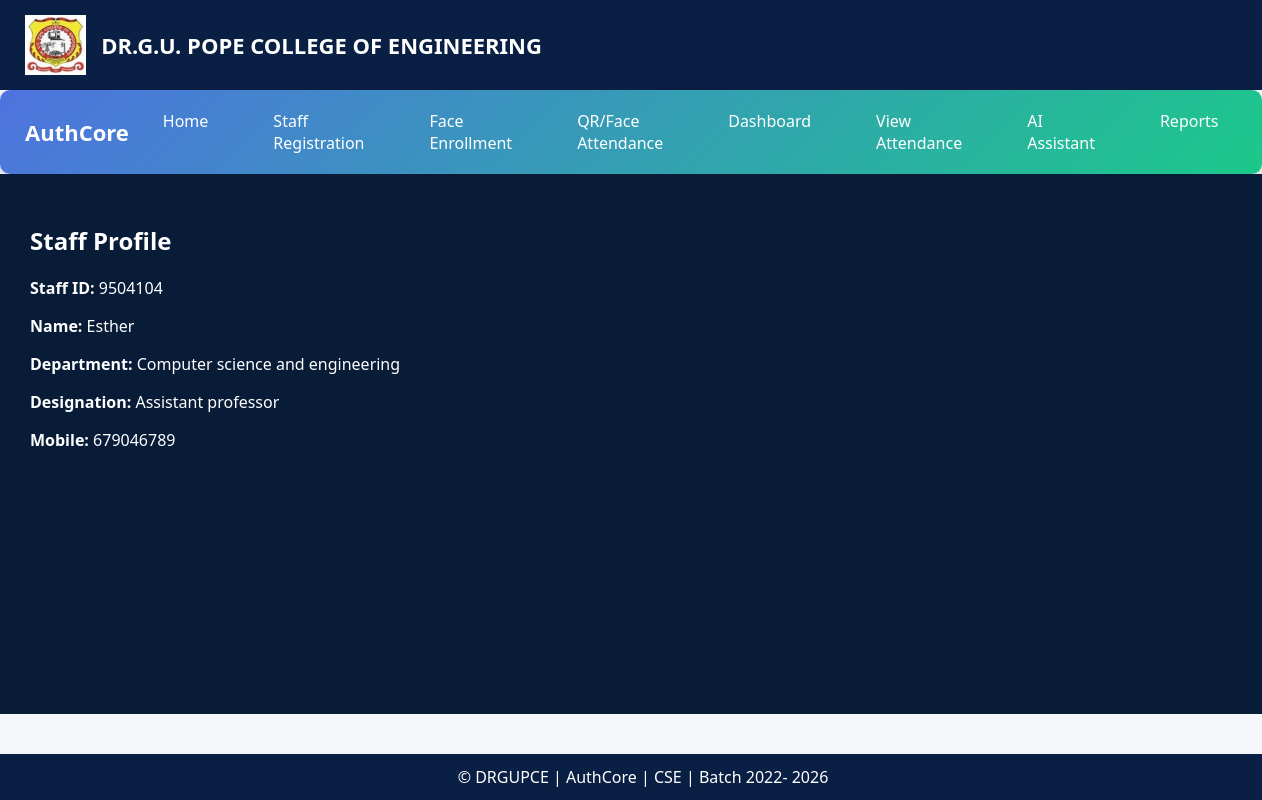
The page /staff/dashboard/9504104 on the database its author committed.
### tables this page shows
CREATE TABLE staff (
    id INTEGER PRIMARY KEY AUTOINCREMENT,
    staff_id TEXT UNIQUE,
    name TEXT,
    department TEXT,
    designation TEXT,
    mobile TEXT,
    face_registered INTEGER DEFAULT 0
);

### app.py (the view)
@app.route("/staff/dashboard/<staff_id>")
def staff_dashboard(staff_id):
    con = get_db()
    cur = con.cursor()
    cur.execute("""
        SELECT staff_id,name,department,designation,mobile
        FROM staff
        WHERE staff_id=?
    """,(staff_id,))
    staff = cur.fetchone()
    cur.execute("""
        SELECT date,time,mode
        FROM attendance
        WHERE staff_id=?
        ORDER BY date DESC
    """,(staff_id,))
    attendance = cur.fetchall()
    con.close()
    return render_template(
        "staff_dashboard.html",
        staff=staff,
        attendance=attendance
    )

### app.py (called while the page is built)
def get_db():
    return sqlite3.connect(DB)

### templates/staff_dashboard.html
{% extends "base.html" %}
{% block content %}
<h2>Staff Profile</h2>
<p><b>Staff ID:</b> {{ staff[0] }}</p>
<p><b>Name:</b> {{ staff[1] }}</p>
<p><b>Department:</b> {{ staff[2] }}</p>
<p><b>Designation:</b> {{ staff[3] }}</p>
<p><b>Mobile:</b> {{ staff[4] }}</p>
{% endblock %}

### static/css/style.css (style rules this page uses)
body { margin: 0; font-family: "Segoe UI", Arial, sans-serif; background-color: #f4f6f9; color: #333; }

### rows shown on the page
staff: staff "9504104", name "Esther", department "Computer science and engineering", designation "Assistant professor", mobile "679046789"
